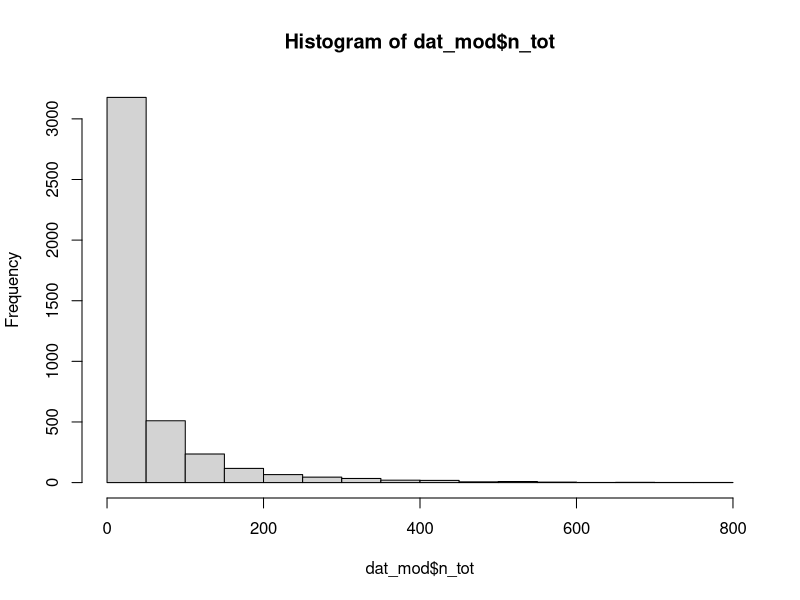

Source code (R):
## ---- chunk 1
knitr::opts_chunk$set(echo = FALSE,message = FALSE,warning = FALSE,error = FALSE)
## ---- chunk 2
library(tidyverse)
library(readxl)
## ---- chunk 3
dat = read.csv("bixifull.csv")
## ---- chunk 4
festivals <- data.frame(
  Start_Date = as.Date(c("2021-05-10", "2021-05-22", "2021-05-27", "2021-06-06", "2021-06-07",
                         "2021-06-07", "2021-06-07", "2021-06-11", "2021-06-13", "2021-06-14",
                         "2021-06-20", "2021-06-26", "2021-06-27", "2021-06-29", "2021-07-04",
                         "2021-07-05", "2021-07-06", "2021-07-09", "2021-07-10",
                         "2021-07-11", "2021-07-11", "2021-07-22", "2021-07-27", "2021-07-28",
                         "2021-08-02", "2021-08-06", "2021-08-07", "2021-08-08", "2021-08-09",
                         "2021-08-09", "2021-08-19", "2021-08-20", "2021-08-29", "2021-08-30")),
  End_Date = as.Date(c("2021-05-17", "2021-06-04", "2021-06-16", "2021-06-16", "2021-06-09",
                       "2021-06-16", "2021-06-09", "2021-06-16", "2021-06-16", "2021-06-22",
                       "2021-06-23", "2021-06-30", "2021-07-06", "2021-07-27", "2021-07-14",
                       "2021-07-07", "2021-07-06", "2021-07-14", "2021-07-21", "2021-07-28",
                       "2021-07-27", "2021-08-01", "2021-07-28", "2021-07-28", "2021-08-04",
                       "2021-08-14", "2021-08-11", "2021-08-18", "2021-08-10", "2021-08-18",
                       "2021-08-24", "2021-08-25", "2021-09-02", "2021-09-02"))
)

dates <- festivals %>%
  rowwise() %>%
  mutate(Date = list(seq(Start_Date, End_Date, by = "day"))) %>%
  unnest(Date)

result_df <- dates %>%
  group_by(Date) %>%
  summarize(festival = n())

dat$Date <- as.Date(paste("2021", dat$mm, dat$dd, sep = "-"))

dat <- dat %>%
  left_join(result_df, by = "Date")

dat$festival[is.na(dat$festival)] = 0
## ---- chunk 5
dat = dat %>% mutate(rain_bin = ifelse(rain == 0, 0, 1)) %>% select(-X)
## ---- chunk 6
dat = dat %>% mutate(wkend = ifelse(wday == "Saturday" | wday == "Sunday",1,0))
col = c("mm", "dd", "mem", "arrond")
dat[col] = lapply(dat[col], factor)
## ---- chunk 7
var_mean= c("holiday", "temp", "rain", "festival", "rain_bin", "wkend")
var_sum = c("dur", "rev", "n_tot", "n_AM", "n_PM", "avg")

dat_mod = dat %>% select(-station, -name, -wday, -Date) %>% 
  group_by(mem, mm, dd, arrond) %>%
  summarise(across(all_of(var_mean), ~mean(., na.rm = TRUE)),
            across(all_of(var_sum), ~sum(., na.rm = TRUE))) # Sert à compiler les données selon les arrondissements par jour. On se débarasse ainsi des variables station. Cela fait qu'on peut analyser les données par arrondissement plutot que par station.

dat_mod = as.data.frame(dat_mod)

col = c("holiday", "wkend", "rain_bin")
dat_mod[col] = lapply(dat_mod[col], factor)
## ---- chunk 8
#get data
data_parc <- read.csv("espace_vert.csv")
data_es <- read.csv("terrain_sport_ext.csv")
data_lc <- read_excel("lieuxculturels.xls")


#Parcs
nb_arrond_parc <- (table(data_parc$GESTION))
dat_nb_parc <- data.frame(arrond = names(nb_arrond_parc), nb_parc = as.numeric(nb_arrond_parc))
dat_parc <- dat %>%
  select(dur, n_tot, rev, arrond) %>% 
  group_by(arrond) %>%
  summarise(dur = (sum(dur)))
dat_nb_parc$arrond <- tolower(gsub("\\s+", "", dat_nb_parc$arrond))
dat_nb_parc$arrond<-gsub("-", "", dat_nb_parc$arrond)
dat_parc$arrond <- tolower(gsub("\\s+", "", dat_parc$arrond))
dat_parc$arrond<-gsub("-", "", dat_parc$arrond)

df_parc <- merge(dat_parc, dat_nb_parc, by = "arrond", all.x = TRUE)
df_parc$nb_parc <- ifelse(is.na(df_parc$nb_parc), 0, df_parc$nb_parc)

#Espaces sportifs
nb_arrond_es <- table(data_es$ARROND)
dat_nb_es <- data.frame(arrond = names(nb_arrond_es), nb_es = as.numeric(nb_arrond_es))
dat_nb_es$arrond <- tolower(gsub("\\s+", "", dat_nb_es$arrond))
dat_nb_es$arrond<-gsub("-", "", dat_nb_es$arrond)

dat_es <- dat_parc
df_es <- merge(dat_es, dat_nb_es, by = "arrond", all.x = TRUE)

#Lieux culturels
nb_arrond_lc <- table(data_lc$Arrondissement)
dat_nb_lc <- data.frame(arrond = names(nb_arrond_lc), nb_lc = as.numeric(nb_arrond_lc))
dat_nb_lc$arrond <- tolower(gsub("\\s+", "", dat_nb_lc$arrond))
dat_nb_lc$arrond<-gsub("-", "", dat_nb_lc$arrond)
dat_nb_lc$arrond <- gsub("[-–]", "", dat_nb_lc$arrond)

dat_lc <- dat_parc
df_lc <- merge(dat_lc, dat_nb_lc, by = "arrond", all.x = TRUE)


#Modèles vs rev
df_parc_es <- merge(df_parc, dat_nb_es, by = "arrond", all.x = TRUE)
df_parc_es_lc <- merge(df_parc_es, dat_nb_lc, by = "arrond", all.x = TRUE)
df_parc_es_lc <- replace(df_parc_es_lc, is.na(df_parc_es_lc), 0)

modele4 = lm(dur~nb_parc + nb_es + nb_lc, data = df_parc_es_lc)

## ---- chunk 9
hist(dat_mod$n_tot)
mod_fest_1 = lm(n_tot ~ festival, data = dat_mod)
summary(mod_fest_1)
## ---- chunk 10
mod_fest_2 = lm(n_tot ~ festival + mm + holiday + wkend, data = dat_mod)
summary(mod_fest_2)
